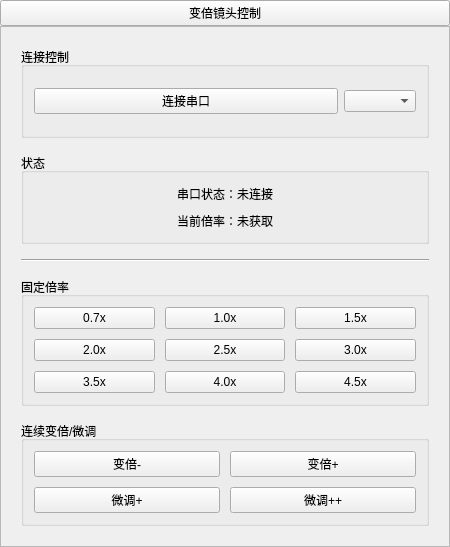
<?xml version="1.0" encoding="UTF-8"?>
<ui version="4.0">
 <class>ZoomControlWidget</class>
 <widget class="QWidget" name="ZoomControlWidget">
  <property name="geometry">
   <rect>
    <x>0</x>
    <y>0</y>
    <width>450</width>
    <height>547</height>
   </rect>
  </property>
  <property name="sizePolicy">
   <sizepolicy hsizetype="Expanding" vsizetype="Expanding">
    <horstretch>0</horstretch>
    <verstretch>0</verstretch>
   </sizepolicy>
  </property>
  <property name="windowTitle">
   <string>Form</string>
  </property>
  <layout class="QGridLayout" name="gridLayout_5">
   <property name="leftMargin">
    <number>0</number>
   </property>
   <property name="topMargin">
    <number>0</number>
   </property>
   <property name="rightMargin">
    <number>0</number>
   </property>
   <property name="bottomMargin">
    <number>0</number>
   </property>
   <item row="0" column="0">
    <widget class="QWidget" name="unit_zoomControl" native="true">
     <property name="styleSheet">
      <string notr="true">.QWidget &gt; QPushButton{
	font: bold 12pt &quot;微软雅黑&quot;;
	color:#FFFFFF;
	border:none;
	background-color:#CED0CE;
	padding:3;
	padding-left:20;
	padding-right:20;

	text-align:left;
	icon:url(:/icons/down_arrow_white.png);
	icon-size:24px;
}

.QWidget &gt; QPushButton:checked{
	icon:url(:/icons/up_arrow_white.png);
	icon-size:24px;
}

.QWidget &gt; QFrame{
	background-color:#FFFFFF;
}</string>
     </property>
     <layout class="QVBoxLayout" name="verticalLayout_2">
      <property name="spacing">
       <number>0</number>
      </property>
      <property name="leftMargin">
       <number>0</number>
      </property>
      <property name="topMargin">
       <number>0</number>
      </property>
      <property name="rightMargin">
       <number>0</number>
      </property>
      <property name="bottomMargin">
       <number>0</number>
      </property>
      <item>
       <widget class="QPushButton" name="pushButton_DrawerHandler">
        <property name="sizePolicy">
         <sizepolicy hsizetype="Expanding" vsizetype="Fixed">
          <horstretch>0</horstretch>
          <verstretch>0</verstretch>
         </sizepolicy>
        </property>
        <property name="layoutDirection">
         <enum>Qt::RightToLeft</enum>
        </property>
        <property name="text">
         <string>变倍镜头控制</string>
        </property>
        <property name="checkable">
         <bool>true</bool>
        </property>
        <property name="checked">
         <bool>false</bool>
        </property>
       </widget>
      </item>
      <item>
       <widget class="QFrame" name="frame_Drawer">
        <property name="sizePolicy">
         <sizepolicy hsizetype="Expanding" vsizetype="Preferred">
          <horstretch>0</horstretch>
          <verstretch>0</verstretch>
         </sizepolicy>
        </property>
        <property name="frameShape">
         <enum>QFrame::StyledPanel</enum>
        </property>
        <property name="frameShadow">
         <enum>QFrame::Raised</enum>
        </property>
        <layout class="QVBoxLayout" name="verticalLayout_3">
         <property name="spacing">
          <number>15</number>
         </property>
         <property name="leftMargin">
          <number>20</number>
         </property>
         <property name="topMargin">
          <number>20</number>
         </property>
         <property name="rightMargin">
          <number>20</number>
         </property>
         <property name="bottomMargin">
          <number>20</number>
         </property>
         <item>
          <widget class="QGroupBox" name="groupBox_connection">
           <property name="title">
            <string>连接控制</string>
           </property>
           <layout class="QGridLayout" name="gridLayout_3">
            <property name="leftMargin">
             <number>10</number>
            </property>
            <property name="topMargin">
             <number>10</number>
            </property>
            <property name="rightMargin">
             <number>10</number>
            </property>
            <property name="bottomMargin">
             <number>10</number>
            </property>
            <item row="0" column="0">
             <widget class="QPushButton" name="btn_connect">
              <property name="sizePolicy">
               <sizepolicy hsizetype="Expanding" vsizetype="Fixed">
                <horstretch>0</horstretch>
                <verstretch>0</verstretch>
               </sizepolicy>
              </property>
              <property name="text">
               <string>连接串口</string>
              </property>
             </widget>
            </item>
            <item row="0" column="1">
             <widget class="QComboBox" name="cbx_serialPort">
              <property name="sizePolicy">
               <sizepolicy hsizetype="Fixed" vsizetype="Fixed">
                <horstretch>0</horstretch>
                <verstretch>0</verstretch>
               </sizepolicy>
              </property>
              <property name="maximumSize">
               <size>
                <width>300</width>
                <height>16777215</height>
               </size>
              </property>
             </widget>
            </item>
           </layout>
          </widget>
         </item>
         <item>
          <widget class="QGroupBox" name="groupBox_status">
           <property name="title">
            <string>状态</string>
           </property>
           <layout class="QGridLayout" name="gridLayout_4">
            <property name="leftMargin">
             <number>10</number>
            </property>
            <property name="topMargin">
             <number>10</number>
            </property>
            <property name="rightMargin">
             <number>10</number>
            </property>
            <property name="bottomMargin">
             <number>10</number>
            </property>
            <item row="0" column="0">
             <widget class="QLabel" name="lab_serialStatus">
              <property name="text">
               <string>串口状态：未连接</string>
              </property>
              <property name="alignment">
               <set>Qt::AlignCenter</set>
              </property>
             </widget>
            </item>
            <item row="1" column="0">
             <widget class="QLabel" name="lab_currentZoom">
              <property name="text">
               <string>当前倍率：未获取</string>
              </property>
              <property name="alignment">
               <set>Qt::AlignCenter</set>
              </property>
             </widget>
            </item>
           </layout>
          </widget>
         </item>
         <item>
          <widget class="Line" name="line">
           <property name="orientation">
            <enum>Qt::Horizontal</enum>
           </property>
          </widget>
         </item>
         <item>
          <widget class="QGroupBox" name="groupBox_fixedZoom">
           <property name="title">
            <string>固定倍率</string>
           </property>
           <layout class="QGridLayout" name="gridLayout">
            <property name="leftMargin">
             <number>10</number>
            </property>
            <property name="topMargin">
             <number>10</number>
            </property>
            <property name="rightMargin">
             <number>10</number>
            </property>
            <property name="bottomMargin">
             <number>10</number>
            </property>
            <property name="spacing">
             <number>10</number>
            </property>
            <item row="0" column="0">
             <widget class="QPushButton" name="btn_07x">
              <property name="sizePolicy">
               <sizepolicy hsizetype="Expanding" vsizetype="Fixed">
                <horstretch>0</horstretch>
                <verstretch>0</verstretch>
               </sizepolicy>
              </property>
              <property name="text">
               <string>0.7x</string>
              </property>
             </widget>
            </item>
            <item row="0" column="1">
             <widget class="QPushButton" name="btn_10x">
              <property name="sizePolicy">
               <sizepolicy hsizetype="Expanding" vsizetype="Fixed">
                <horstretch>0</horstretch>
                <verstretch>0</verstretch>
               </sizepolicy>
              </property>
              <property name="text">
               <string>1.0x</string>
              </property>
             </widget>
            </item>
            <item row="0" column="2">
             <widget class="QPushButton" name="btn_15x">
              <property name="sizePolicy">
               <sizepolicy hsizetype="Expanding" vsizetype="Fixed">
                <horstretch>0</horstretch>
                <verstretch>0</verstretch>
               </sizepolicy>
              </property>
              <property name="text">
               <string>1.5x</string>
              </property>
             </widget>
            </item>
            <item row="1" column="0">
             <widget class="QPushButton" name="btn_20x">
              <property name="sizePolicy">
               <sizepolicy hsizetype="Expanding" vsizetype="Fixed">
                <horstretch>0</horstretch>
                <verstretch>0</verstretch>
               </sizepolicy>
              </property>
              <property name="text">
               <string>2.0x</string>
              </property>
             </widget>
            </item>
            <item row="1" column="1">
             <widget class="QPushButton" name="btn_25x">
              <property name="sizePolicy">
               <sizepolicy hsizetype="Expanding" vsizetype="Fixed">
                <horstretch>0</horstretch>
                <verstretch>0</verstretch>
               </sizepolicy>
              </property>
              <property name="text">
               <string>2.5x</string>
              </property>
             </widget>
            </item>
            <item row="1" column="2">
             <widget class="QPushButton" name="btn_30x">
              <property name="sizePolicy">
               <sizepolicy hsizetype="Expanding" vsizetype="Fixed">
                <horstretch>0</horstretch>
                <verstretch>0</verstretch>
               </sizepolicy>
              </property>
              <property name="text">
               <string>3.0x</string>
              </property>
             </widget>
            </item>
            <item row="2" column="0">
             <widget class="QPushButton" name="btn_35x">
              <property name="sizePolicy">
               <sizepolicy hsizetype="Expanding" vsizetype="Fixed">
                <horstretch>0</horstretch>
                <verstretch>0</verstretch>
               </sizepolicy>
              </property>
              <property name="text">
               <string>3.5x</string>
              </property>
             </widget>
            </item>
            <item row="2" column="1">
             <widget class="QPushButton" name="btn_40x">
              <property name="sizePolicy">
               <sizepolicy hsizetype="Expanding" vsizetype="Fixed">
                <horstretch>0</horstretch>
                <verstretch>0</verstretch>
               </sizepolicy>
              </property>
              <property name="text">
               <string>4.0x</string>
              </property>
             </widget>
            </item>
            <item row="2" column="2">
             <widget class="QPushButton" name="btn_45x">
              <property name="sizePolicy">
               <sizepolicy hsizetype="Expanding" vsizetype="Fixed">
                <horstretch>0</horstretch>
                <verstretch>0</verstretch>
               </sizepolicy>
              </property>
              <property name="text">
               <string>4.5x</string>
              </property>
             </widget>
            </item>
           </layout>
          </widget>
         </item>
         <item>
          <widget class="QGroupBox" name="groupBox_variableZoom">
           <property name="title">
            <string>连续变倍/微调</string>
           </property>
           <layout class="QGridLayout" name="gridLayout_2">
            <property name="leftMargin">
             <number>10</number>
            </property>
            <property name="topMargin">
             <number>10</number>
            </property>
            <property name="rightMargin">
             <number>10</number>
            </property>
            <property name="bottomMargin">
             <number>10</number>
            </property>
            <property name="spacing">
             <number>10</number>
            </property>
            <item row="0" column="0">
             <widget class="QPushButton" name="btn_zoomOut">
              <property name="sizePolicy">
               <sizepolicy hsizetype="Expanding" vsizetype="Fixed">
                <horstretch>0</horstretch>
                <verstretch>0</verstretch>
               </sizepolicy>
              </property>
              <property name="text">
               <string>变倍-</string>
              </property>
             </widget>
            </item>
            <item row="0" column="1">
             <widget class="QPushButton" name="btn_zoomIn">
              <property name="sizePolicy">
               <sizepolicy hsizetype="Expanding" vsizetype="Fixed">
                <horstretch>0</horstretch>
                <verstretch>0</verstretch>
               </sizepolicy>
              </property>
              <property name="text">
               <string>变倍+</string>
              </property>
             </widget>
            </item>
            <item row="1" column="0">
             <widget class="QPushButton" name="btn_fineTuneIn">
              <property name="sizePolicy">
               <sizepolicy hsizetype="Expanding" vsizetype="Fixed">
                <horstretch>0</horstretch>
                <verstretch>0</verstretch>
               </sizepolicy>
              </property>
              <property name="text">
               <string>微调+</string>
              </property>
             </widget>
            </item>
            <item row="1" column="1">
             <widget class="QPushButton" name="btn_fineTuneInPlus">
              <property name="sizePolicy">
               <sizepolicy hsizetype="Expanding" vsizetype="Fixed">
                <horstretch>0</horstretch>
                <verstretch>0</verstretch>
               </sizepolicy>
              </property>
              <property name="text">
               <string>微调++</string>
              </property>
             </widget>
            </item>
           </layout>
          </widget>
         </item>
        </layout>
       </widget>
      </item>
     </layout>
    </widget>
   </item>
  </layout>
 </widget>
 <resources/>
 <connections>
  <connection>
   <sender>pushButton_DrawerHandler</sender>
   <signal>clicked(bool)</signal>
   <receiver>frame_Drawer</receiver>
   <slot>setHidden(bool)</slot>
   <hints>
    <hint type="sourcelabel">
     <x>225</x>
     <y>20</y>
    </hint>
    <hint type="destinationlabel">
     <x>225</x>
     <y>220</y>
    </hint>
   </hints>
  </connection>
 </connections>
</ui>
